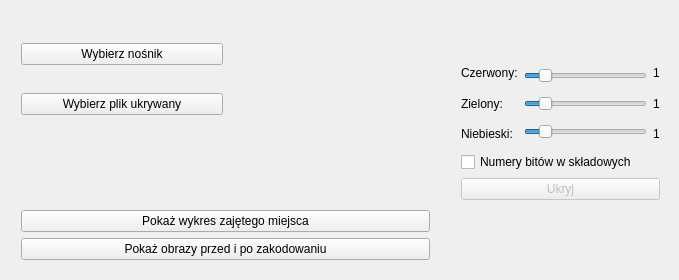
<?xml version="1.0" encoding="UTF-8"?>
<ui version="4.0">
 <class>EncodeWindow</class>
 <widget class="QMainWindow" name="EncodeWindow">
  <property name="geometry">
   <rect>
    <x>0</x>
    <y>0</y>
    <width>679</width>
    <height>280</height>
   </rect>
  </property>
  <property name="sizePolicy">
   <sizepolicy hsizetype="Fixed" vsizetype="Fixed">
    <horstretch>0</horstretch>
    <verstretch>0</verstretch>
   </sizepolicy>
  </property>
  <property name="contextMenuPolicy">
   <enum>Qt::NoContextMenu</enum>
  </property>
  <property name="windowTitle">
   <string>Steganograf</string>
  </property>
  <property name="windowOpacity">
   <double>1.000000000000000</double>
  </property>
  <property name="layoutDirection">
   <enum>Qt::LeftToRight</enum>
  </property>
  <widget class="QWidget" name="centralWidget">
   <widget class="QWidget" name="layoutWidget">
    <property name="geometry">
     <rect>
      <x>450</x>
      <y>50</y>
      <width>221</width>
      <height>161</height>
     </rect>
    </property>
    <layout class="QVBoxLayout" name="verticalLayout_7">
     <item>
      <layout class="QHBoxLayout" name="horizontalLayout_4">
       <item>
        <layout class="QHBoxLayout" name="horizontalLayout_2">
         <item>
          <layout class="QVBoxLayout" name="verticalLayout_3">
           <item>
            <widget class="QLabel" name="rLabel">
             <property name="enabled">
              <bool>true</bool>
             </property>
             <property name="text">
              <string>Czerwony:</string>
             </property>
            </widget>
           </item>
           <item>
            <widget class="QLabel" name="gLabel">
             <property name="text">
              <string>Zielony:</string>
             </property>
            </widget>
           </item>
           <item>
            <widget class="QLabel" name="bLabel">
             <property name="text">
              <string>Niebieski:</string>
             </property>
            </widget>
           </item>
          </layout>
         </item>
         <item>
          <layout class="QVBoxLayout" name="verticalLayout_2">
           <item>
            <widget class="QSlider" name="rSlider">
             <property name="maximum">
              <number>8</number>
             </property>
             <property name="pageStep">
              <number>0</number>
             </property>
             <property name="sliderPosition">
              <number>1</number>
             </property>
             <property name="orientation">
              <enum>Qt::Horizontal</enum>
             </property>
            </widget>
           </item>
           <item>
            <widget class="QSlider" name="gSlider">
             <property name="maximum">
              <number>8</number>
             </property>
             <property name="pageStep">
              <number>0</number>
             </property>
             <property name="value">
              <number>1</number>
             </property>
             <property name="orientation">
              <enum>Qt::Horizontal</enum>
             </property>
            </widget>
           </item>
           <item>
            <widget class="QSlider" name="bSlider">
             <property name="maximum">
              <number>8</number>
             </property>
             <property name="pageStep">
              <number>0</number>
             </property>
             <property name="value">
              <number>1</number>
             </property>
             <property name="orientation">
              <enum>Qt::Horizontal</enum>
             </property>
            </widget>
           </item>
          </layout>
         </item>
        </layout>
       </item>
       <item>
        <layout class="QVBoxLayout" name="verticalLayout_6">
         <item>
          <widget class="QLabel" name="rValLabel">
           <property name="text">
            <string>1</string>
           </property>
          </widget>
         </item>
         <item>
          <widget class="QLabel" name="gValLabel">
           <property name="text">
            <string>1</string>
           </property>
          </widget>
         </item>
         <item>
          <widget class="QLabel" name="bValLabel">
           <property name="text">
            <string>1</string>
           </property>
          </widget>
         </item>
        </layout>
       </item>
      </layout>
     </item>
     <item>
      <widget class="QCheckBox" name="bitNumbersCheckBox">
       <property name="text">
        <string>Numery bitów w składowych</string>
       </property>
      </widget>
     </item>
     <item>
      <widget class="QPushButton" name="hideButton">
       <property name="enabled">
        <bool>false</bool>
       </property>
       <property name="text">
        <string>Ukryj</string>
       </property>
      </widget>
     </item>
    </layout>
   </widget>
   <widget class="QWidget" name="layoutWidget">
    <property name="geometry">
     <rect>
      <x>10</x>
      <y>10</y>
      <width>431</width>
      <height>261</height>
     </rect>
    </property>
    <layout class="QVBoxLayout" name="verticalLayout_8">
     <item>
      <layout class="QHBoxLayout" name="horizontalLayout_3">
       <item>
        <layout class="QVBoxLayout" name="verticalLayout">
         <item>
          <widget class="QPushButton" name="selectTargetButton">
           <property name="text">
            <string>Wybierz nośnik</string>
           </property>
          </widget>
         </item>
         <item>
          <widget class="QPushButton" name="selectSourceButton">
           <property name="text">
            <string>Wybierz plik ukrywany</string>
           </property>
          </widget>
         </item>
        </layout>
       </item>
       <item>
        <layout class="QVBoxLayout" name="verticalLayout_5">
         <item>
          <widget class="QLabel" name="targetFilenameLabel">
           <property name="text">
            <string/>
           </property>
          </widget>
         </item>
         <item>
          <widget class="QLabel" name="sourceFilenameLabel">
           <property name="text">
            <string/>
           </property>
          </widget>
         </item>
        </layout>
       </item>
      </layout>
     </item>
     <item>
      <layout class="QVBoxLayout" name="verticalLayout_4">
       <item>
        <widget class="QLabel" name="amountLabel">
         <property name="text">
          <string/>
         </property>
        </widget>
       </item>
       <item>
        <widget class="QLabel" name="usedSpaceLabel">
         <property name="text">
          <string/>
         </property>
        </widget>
       </item>
       <item>
        <widget class="QPushButton" name="showGraphWindowButton">
         <property name="text">
          <string>Pokaż wykres zajętego miejsca</string>
         </property>
        </widget>
       </item>
       <item>
        <widget class="QPushButton" name="viewPicturesButton">
         <property name="text">
          <string>Pokaż obrazy przed i po zakodowaniu</string>
         </property>
        </widget>
       </item>
      </layout>
     </item>
    </layout>
   </widget>
  </widget>
  <action name="actionNowy">
   <property name="text">
    <string>Nowy</string>
   </property>
  </action>
  <action name="actionZako_cz_2">
   <property name="text">
    <string>Zakończ</string>
   </property>
  </action>
  <action name="actionO_programie">
   <property name="text">
    <string>O programie</string>
   </property>
  </action>
 </widget>
 <layoutdefault spacing="6" margin="11"/>
 <tabstops>
  <tabstop>selectTargetButton</tabstop>
  <tabstop>selectSourceButton</tabstop>
  <tabstop>rSlider</tabstop>
  <tabstop>gSlider</tabstop>
  <tabstop>bSlider</tabstop>
  <tabstop>bitNumbersCheckBox</tabstop>
  <tabstop>hideButton</tabstop>
 </tabstops>
 <resources/>
 <connections>
  <connection>
   <sender>actionZako_cz_2</sender>
   <signal>triggered()</signal>
   <receiver>EncodeWindow</receiver>
   <slot>close()</slot>
   <hints>
    <hint type="sourcelabel">
     <x>-1</x>
     <y>-1</y>
    </hint>
    <hint type="destinationlabel">
     <x>339</x>
     <y>187</y>
    </hint>
   </hints>
  </connection>
 </connections>
</ui>
